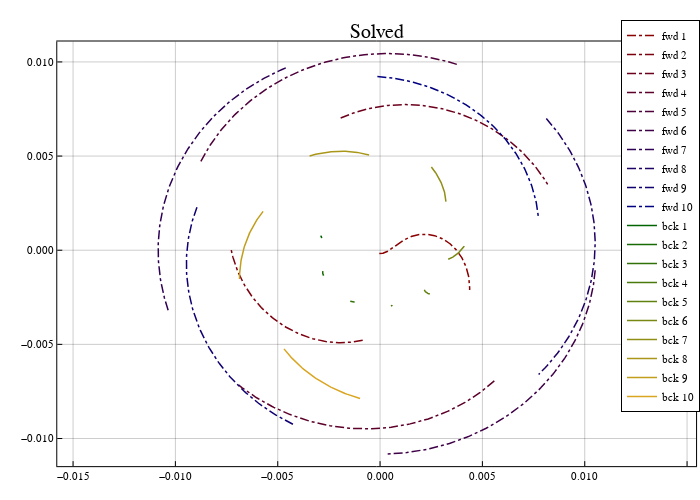

The cell this chart's notebook holds for it:
### Code cell
cs_fwd = palette([:darkred, :navyblue], max(Int(n/2),2))
cs_bck = palette([:darkgreen, :goldenrod], max(n-Int(n/2),2))

pcart = plot(size=(700,500), frame_style=:box, aspect_ratio=:equal, grid=0.4)
# trajectory
for (ifwd,sol_fwd) in enumerate(sols_fwd_se)
    plot!(pcart, Array(sol_fwd)[1,:], Array(sol_fwd)[2,:], color=cs_fwd[ifwd], 
        linewidth=1.5, label="fwd $ifwd", linestyle=:dashdot)
end
for (ibck,sol_bck) in enumerate(sols_bck_se)
    plot!(pcart, Array(sol_bck)[1,:], Array(sol_bck)[2,:], color=cs_bck[ibck], 
        linewidth=1.5, label="bck $ibck", linestyle=:solid)
end
plot!(pcart; title="Solved")
pcart
